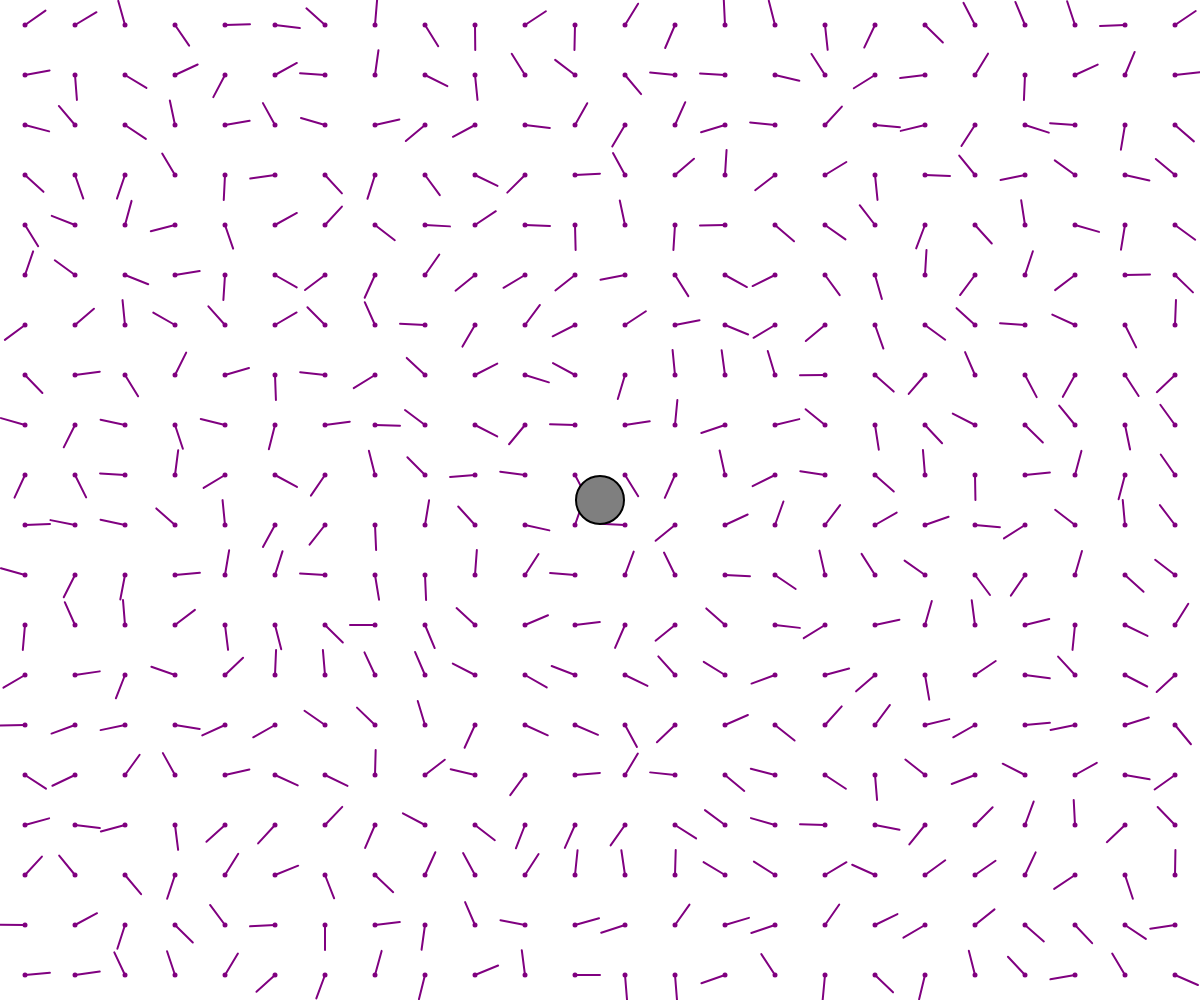
Frame 1 (no input)
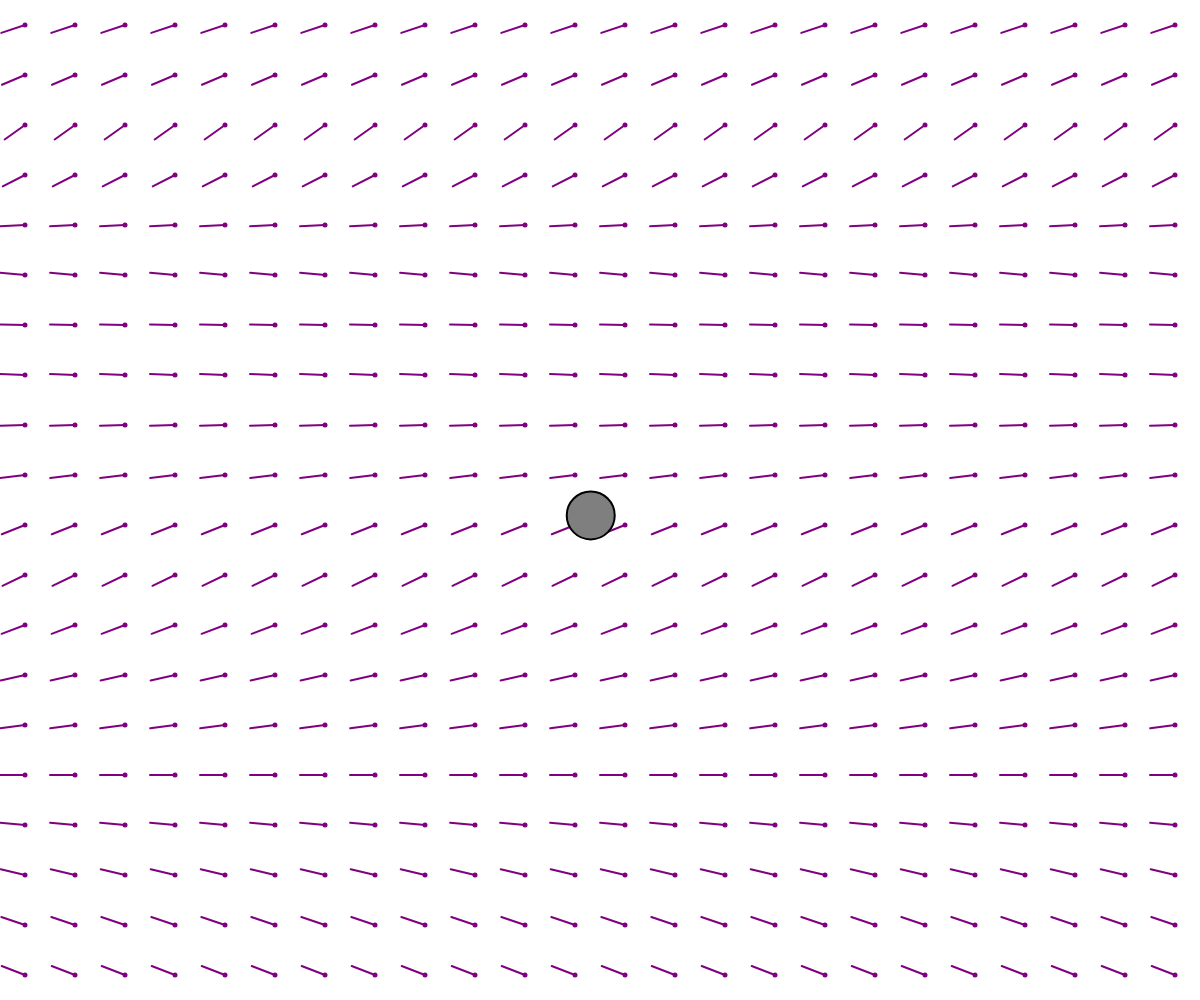
Frame 60 (no input)
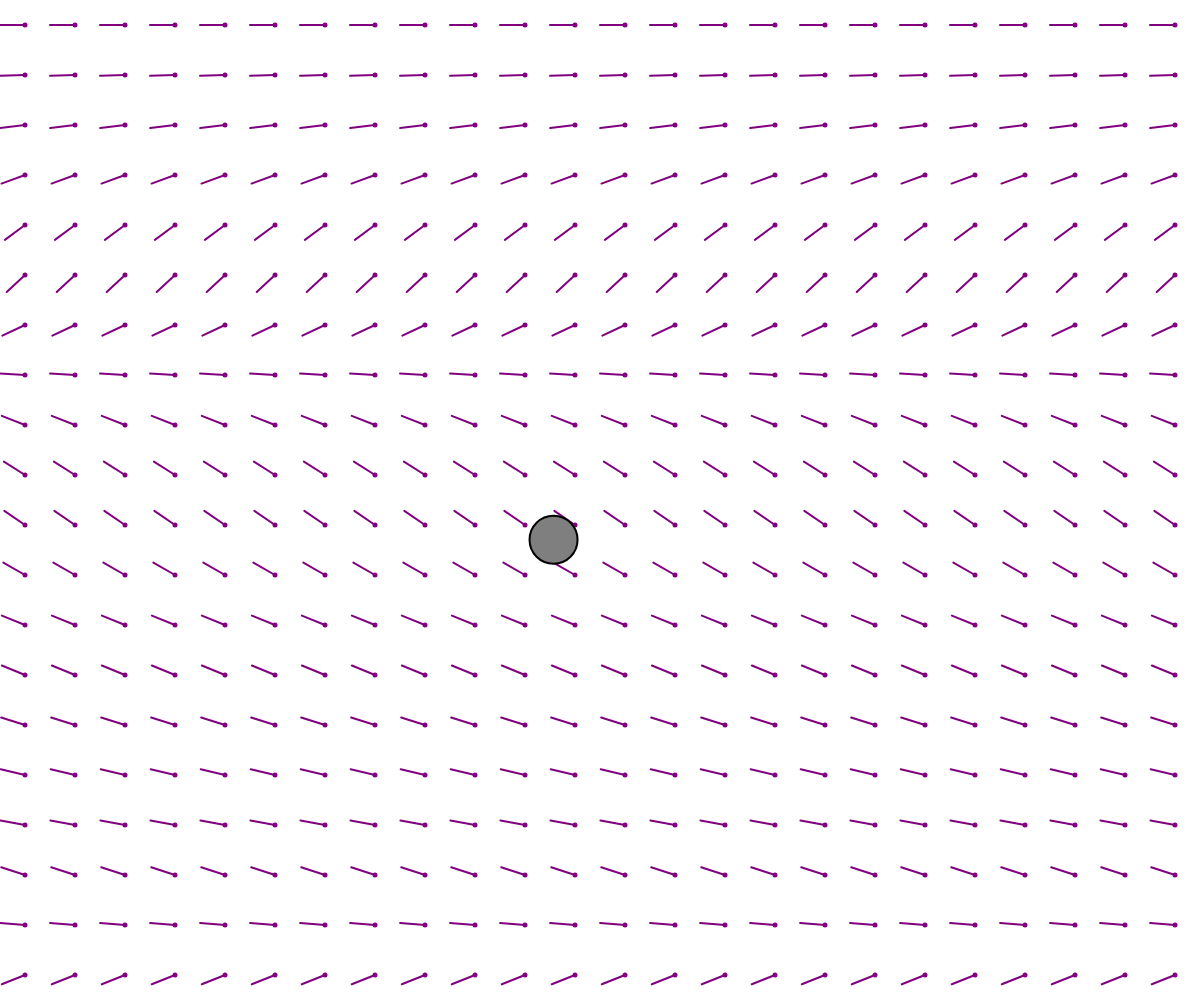
Frame 120 (the mouse pressed at the canvas centre since frame 60)

The p5.js sketch that drew these frames (run headless with seeded random() and noise() and a simulated clock; from frame 60 on, the mouse is pressed at the canvas centre):

// p5.js sketch
// ── sketch.js


let flowfield;
let mover;

function draw_grid() {
  for (let row = 0; row < flowfield.rows; row++)
    line(0, row * flowfield.resolution, windowWidth, row * flowfield.resolution);
  for (let column = 0; column < flowfield.cols; column++)
    line(column * flowfield.resolution, 0, column * flowfield.resolution, windowHeight);
}

function setup() {
  createCanvas(windowWidth, windowHeight);
  flowfield = new FlowField();
  mover = new Mover();
  draw_grid();
}



function draw() {
  background(255);
  flowfield.draw();
  flowfield.update();
  mover.applyForce(flowfield.lookup(mover.position).mult(0.01));
  mover.update();
  mover.show();
}

// ── Flowfield.js

class FlowField {
    constructor() {
        this.resolution = 50;
        this.cols = floor(windowWidth / this.resolution);
        this.rows = floor(windowHeight / this.resolution);

        this.field = new Array(this.cols);
        for (let i = 0; i < this.cols; i++)
            this.field[i] = new Array(this.rows);


        for (let i = 0; i < this.cols; i++)
            for (let j = 0; j < this.rows; j++) {
                let vector = p5.Vector.random2D();
                this.field[i][j] = vector;
                console.log(vector);
            }
    }

    update() {
        noiseSeed(100);
        let noiseLevel = 255;
        let noiseScale = 0.009;
        let xoff = 0;
        for (let column = 0; column < this.cols; column++) {
            let yoff = 0;
            for (let row = 0; row < this.rows; row++) {
                let angle = map(noise(xoff, yoff, frameCount * 0.01), 0, 1, 0, TWO_PI);
                this.field[column][row] = p5.Vector.fromAngle(angle);
                yoff += 0.1;
            }
        }
        xoff += 0.1;
    }

    lookup(position) {
        let column = constrain(floor(position.x / this.resolution), 0, this.cols - 1);
        let row = constrain(floor(position.y / this.resolution), 0, this.rows - 1);
        let vector_pos = this.field[column][row].copy();
        return vector_pos;
    }

    draw() {
        for (let row = 0; row < this.rows; row++) {
            for (let column = 0; column < this.cols; column++) {
                let vector = this.field[column][row];
                let x = (column * this.resolution) + (this.resolution / 2);
                let y = (row * this.resolution) + (this.resolution / 2);
                stroke('purple');
                strokeWeight(2);
                line(x, y, x + (vector.x * this.resolution / 2), y + (vector.y * this.resolution / 2));

                strokeWeight(5);
                point(x, y);
            }
        }
    }
}

// ── Mover.js
class Mover {
  constructor() {
    this.position = createVector(width / 2, height / 2);
    this.velocity = createVector();
    this.acceleration = createVector();
  }

  applyForce(force) {
    this.acceleration.add(force);
  }

  checkEdges() {
    if ((this.position.y < 0)) {
      this.velocity.y *= -0.5;
    }
    if ((this.position.y > height)) {
      this.velocity.y *= -0.5;
    }
    if ((this.position.x < 0)) {
      this.velocity.x *= -0.5;
    }
    else if (this.position.x > width) {
      // this.position.x = (width - this.radius);
    }
  }

  update() {
    this.velocity.add(this.acceleration);
    this.position.add(this.velocity);
    this.checkEdges();
    this.acceleration.mult(0);
  }

  show() {
    stroke(0);
    strokeWeight(2);
    fill(127);
    circle(this.position.x, this.position.y, 48);
  }
}
